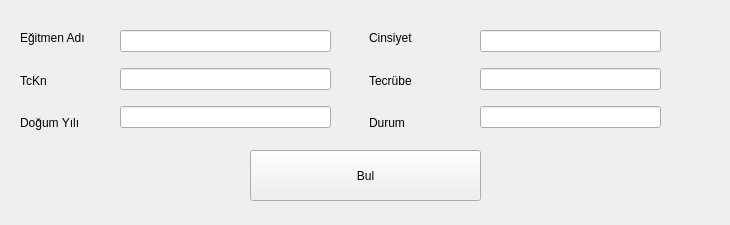
<?xml version="1.0" encoding="UTF-8"?>
<ui version="4.0">
 <class>araegitmen</class>
 <widget class="QWidget" name="araegitmen">
  <property name="geometry">
   <rect>
    <x>0</x>
    <y>0</y>
    <width>730</width>
    <height>225</height>
   </rect>
  </property>
  <property name="windowTitle">
   <string>Form</string>
  </property>
  <widget class="QWidget" name="horizontalLayoutWidget">
   <property name="geometry">
    <rect>
     <x>20</x>
     <y>20</y>
     <width>691</width>
     <height>121</height>
    </rect>
   </property>
   <layout class="QHBoxLayout" name="horizontalLayout">
    <item>
     <layout class="QVBoxLayout" name="verticalLayout">
      <item>
       <layout class="QHBoxLayout" name="horizontalLayout_4">
        <item>
         <widget class="QLabel" name="label_4">
          <property name="text">
           <string>Eğitmen Adı</string>
          </property>
         </widget>
        </item>
       </layout>
      </item>
      <item>
       <layout class="QHBoxLayout" name="horizontalLayout_3">
        <item>
         <widget class="QLabel" name="label_3">
          <property name="text">
           <string>TcKn</string>
          </property>
         </widget>
        </item>
       </layout>
      </item>
      <item>
       <layout class="QHBoxLayout" name="horizontalLayout_6">
        <item>
         <widget class="QLabel" name="label_6">
          <property name="text">
           <string>Doğum Yılı</string>
          </property>
         </widget>
        </item>
       </layout>
      </item>
     </layout>
    </item>
    <item>
     <layout class="QVBoxLayout" name="verticalLayout_2">
      <item>
       <layout class="QHBoxLayout" name="horizontalLayout_8">
        <item>
         <widget class="QLabel" name="label_7">
          <property name="text">
           <string>Cinsiyet</string>
          </property>
         </widget>
        </item>
       </layout>
      </item>
      <item>
       <layout class="QHBoxLayout" name="horizontalLayout_7">
        <item>
         <widget class="QLabel" name="label_5">
          <property name="text">
           <string>Tecrübe</string>
          </property>
         </widget>
        </item>
       </layout>
      </item>
      <item>
       <layout class="QHBoxLayout" name="horizontalLayout_9">
        <item>
         <widget class="QLabel" name="label_8">
          <property name="text">
           <string>Durum</string>
          </property>
         </widget>
        </item>
       </layout>
      </item>
     </layout>
    </item>
   </layout>
  </widget>
  <widget class="QWidget" name="verticalLayoutWidget_3">
   <property name="geometry">
    <rect>
     <x>120</x>
     <y>20</y>
     <width>211</width>
     <height>121</height>
    </rect>
   </property>
   <layout class="QVBoxLayout" name="verticalLayout_3">
    <item>
     <widget class="QLineEdit" name="line_egitmen_ad"/>
    </item>
    <item>
     <widget class="QLineEdit" name="line_egitmen_tc"/>
    </item>
    <item>
     <widget class="QLineEdit" name="line_dogum"/>
    </item>
   </layout>
  </widget>
  <widget class="QWidget" name="verticalLayoutWidget_4">
   <property name="geometry">
    <rect>
     <x>480</x>
     <y>20</y>
     <width>181</width>
     <height>121</height>
    </rect>
   </property>
   <layout class="QVBoxLayout" name="verticalLayout_4">
    <item>
     <widget class="QLineEdit" name="line_cinsiyet"/>
    </item>
    <item>
     <widget class="QLineEdit" name="line_tecrube"/>
    </item>
    <item>
     <widget class="QLineEdit" name="line_saglik"/>
    </item>
   </layout>
  </widget>
  <widget class="QPushButton" name="push_bul">
   <property name="geometry">
    <rect>
     <x>250</x>
     <y>150</y>
     <width>231</width>
     <height>51</height>
    </rect>
   </property>
   <property name="text">
    <string>Bul</string>
   </property>
  </widget>
 </widget>
 <resources/>
 <connections/>
</ui>
